Frame 1 (no input): blank canvas, image omitted
Frame 60 (no input): blank canvas, image omitted
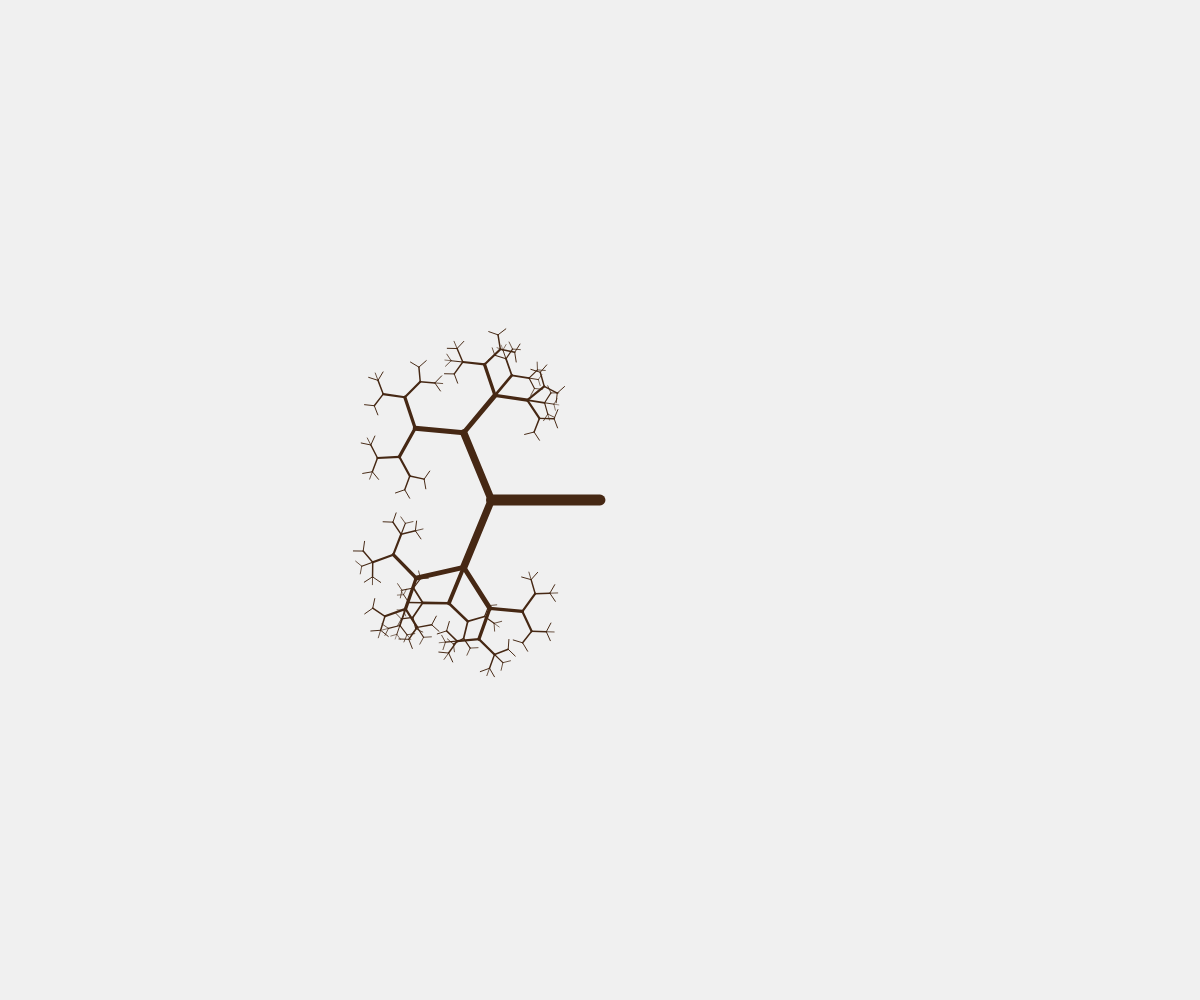
Frame 120 (the mouse pressed at the canvas centre since frame 60)

The p5.js sketch whose frames 1 and 60 were blank and that drew this single picture after the mouse press (run headless with seeded random() and noise() and a simulated clock; from frame 60 on, the mouse is pressed at the canvas centre):

// p5.js sketch
// ── sketch.js
// Variables globales
let trees = []; // Array para almacenar los árboles generados

function setup() {
  // Crear un lienzo que ocupe toda la ventana
  createCanvas(windowWidth, windowHeight);
  // Fondo inicial
  background(240);
}

function draw() {
  // Limpiar el fondo en cada frame
  background(240);
  
  // Dibujar todos los árboles almacenados
  for (let tree of trees) {
    drawTree(tree.x, tree.y, tree.length, tree.angle, tree.depth);
  }
}

// Función para dibujar un árbol fractal recursivamente
function drawTree(x, y, len, angle, depth) {
  // Configurar el trazo
  stroke(70, 40, 20);
  strokeWeight(len * 0.1);
  
  // Calcular la posición final de esta rama
  let endX = x + len * sin(angle);
  let endY = y - len * cos(angle);
  
  // Dibujar la línea (rama)
  line(x, y, endX, endY);
  
  // Condición de parada para la recursión
  if (depth > 0) {
    // Color de las hojas para las ramas más pequeñas
    if (depth < 3) {
      stroke(0, 150 + random(50), 0, 150);
      strokeWeight(depth);
    }
    
    // Ángulo de ramificación con algo de aleatoriedad
    let angleVariation = random(0.3, 0.7);
    
    // Longitud de las ramas hijas (más cortas que la rama padre)
    let newLen = len * 0.67;
    
    // Recursión para las ramas izquierda y derecha
    drawTree(endX, endY, newLen, angle - PI/6 - angleVariation, depth - 1);
    drawTree(endX, endY, newLen, angle + PI/6 + angleVariation, depth - 1);
    
    // Añadir una rama central con probabilidad del 40%
    if (random() < 0.4) {
      drawTree(endX, endY, newLen * 0.8, angle, depth - 1);
    }
  }
}

// Función que se ejecuta cuando se hace clic en el lienzo
function mousePressed() {
  // Crear un nuevo árbol en la posición del clic
  let newTree = {
    x: mouseX,
    y: mouseY,
    length: random(80, 120), // Longitud inicial aleatoria
    angle: -PI/2, // Ángulo inicial (hacia arriba)
    depth: floor(random(6, 10)) // Profundidad aleatoria
  };
  
  // Añadir el árbol al array
  trees.push(newTree);
  
  // Limitar el número de árboles para mantener el rendimiento
  if (trees.length > 5) {
    trees.shift(); // Eliminar el árbol más antiguo
  }
  
  // Evitar comportamientos predeterminados del navegador
  return false;
}

// Ajustar el tamaño del lienzo cuando cambia el tamaño de la ventana
function windowResized() {
  resizeCanvas(windowWidth, windowHeight);
  background(240);
}
// ── style.css
body {
    margin: 0;
    padding: 0;
    overflow: hidden;
    background-color: #f0f0f0;
}

canvas {
    display: block;
}

.instructions {
    position: absolute;
    top: 20px;
    left: 20px;
    background-color: rgba(255, 255, 255, 0.7);
    padding: 10px;
    border-radius: 5px;
    font-family: Arial, sans-serif;
}
